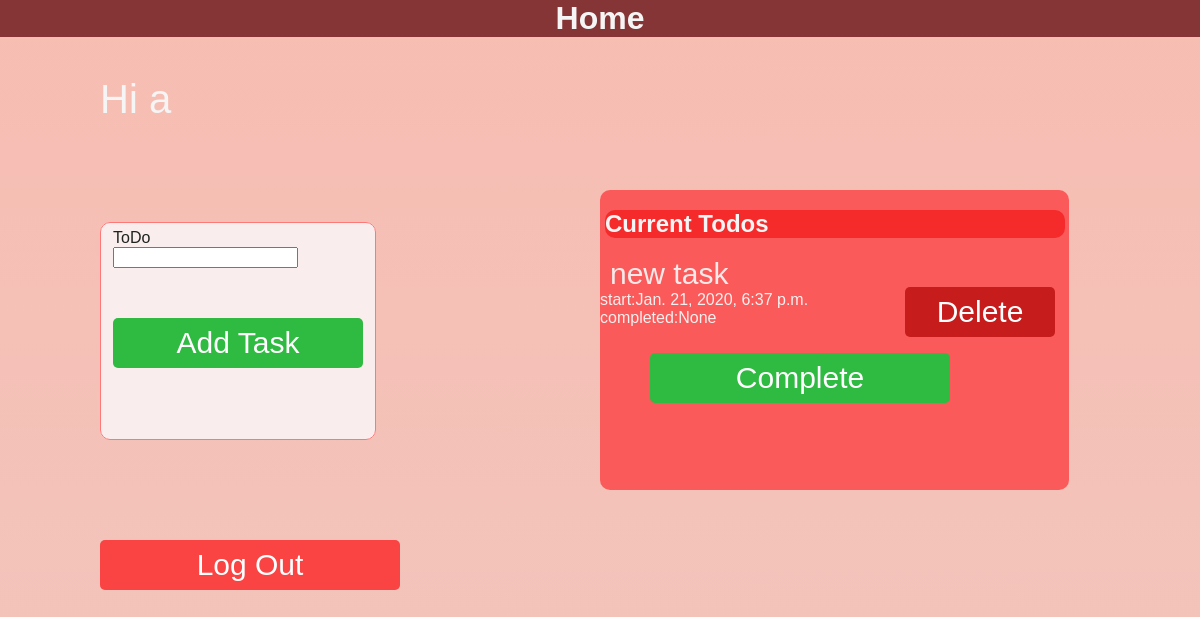
/user/home (signed in), run on the app's committed database.
### task/models.py (models this page shows, shortened)
class Task(models.Model):
	task_name=models.CharField(max_length=200)
	start_time=models.DateTimeField(null=True,blank=True)
	completed=models.BooleanField(blank=False,null=True)
	completed_time=models.DateTimeField(null=True,blank=False)
	users=models.ForeignKey(User,null=True,blank=True,on_delete=models.CASCADE)
	profile=models.ForeignKey(UserProfile,on_delete=models.CASCADE,null=True,blank=True)

### task/views.py (the view)
# urls.py: path('home',task.views.index,name='home'),
def index(request):
	task_obj=Task.objects.filter(users=request.user)
	form=TaskForms()
	context={
		'task_index':task_obj,
		'forms':form,
	}
	return render(request,'user/home.html',context)

### task/forms.py
class TaskForms(forms.ModelForm):
	class Meta:
		model=Task
		fields=('task_name','start_time',)
		exclude=('completed','completed_time',)

### user/templates/user/home.html (shortened to what this page needs)
{% load static %}
<link rel='stylesheet' type='text/css' href="{% static 'user/home.css' %}">
<h1>Home</h1>
<p class="username">Hi {{user.username}}</p>
<fieldset>
<form class='taskcreate' action="{% url 'task:create' user.username%}" method='post'>
	<label for='task'>ToDo</label>
	<div class="form_body">
		{{forms.task_name}}
	</div>
	<button class='add'type='submit'>Add Task</button>
</form>
</fieldset>
<div class="todo-list">
{% if task_index %}
<h2>Current Todos</h2>
{% for t in task_index %}
<div class="taskname">{{t.task_name}}</div>
<div class="tasktime">start:{{t.start_time}}</div>
<div class="completed_time">completed:{{t.completed_time}}</div>
<form class='taskdelete' action="{% url 'task:delete' t.id user.username %}" method="post">
	<button class='delete'>Delete</button>
</form>
<form class='taskcomplete' action="{% url 'task:complete' t.id user.username %}" method="post">
	<button class='complete'>Complete</button>
</form>
{% endfor %}
{% else %}
<div class="no-task">
	<p>Your tasks will be displayed here!</p>
</div>
{% endif %}
</div>
<form class='logout' action="{% url 'user:logo' %}" method='post'>
	<button class='logoutb' type="submit">Log Out</button>
</form>

### user/static/user/home.css (style rules this page uses)
h1 { color:whitesmoke; font-family:sans-serif; font:Source-Sans-Pro; text-align:center; background:#853535; margin:0; }
button { background-color:#2fba41; color:white; border:none; height:50px; width:300px; margin-left:50px; border-radius:5px; font-size: 30px; font-family:sans-serif; font:Source-Sans-Pro; }
.add { margin-left:0px; margin-top:50px; width:250px; }
.username { color:whitesmoke; font-size:40px; font-family:sans-serif; font:Source-Sans-Pro; margin-left:100px; }
button.delete { background-color:#c71c1c; margin-left:315px; margin-top:-40px; font-family:sans-serif; font:Source-Sans-Pro; width:150px; }
h2 { color:whitesmoke; }
.logoutb { margin-left:100px; margin-top:0px; background-color:#fa4343; font-family:sans-serif; font:Source-Sans-Pro; z-index:700; }
.taskname { color:#f7e9e9; font-size: 30px; font-family:sans-serif; font:Source-Sans-Pro; margin-left: 10px; }
.taskdelete { line-spacing: 25px; margin-left:-10px; }
label { color:#1f2421; }
fieldset { background-color: #faeded; width:50px; margin-left:100px; margin-top:100px; height:200px; width:50px; border: 1px solid #ff7878; z-index:300; font-family:sans-serif; font:Source-Sans-Pro; border-radius:10px; }
.todo-list { margin-left:600px; margin-top:-250px; background-color:#fa5a5a; font-family:sans-serif; font:Source-Sans-Pro; width:469px; height:300px; border-radius: 10px; position:fixed; color:#f5f0f0; overflow-y:scroll; }
h2 { background:#f52a2a; z-index:500; border-radius: 10px; margin-left:5px; width:460px; }
.logout { margin-left:0px; margin-top:100px; position:sticky; z-index:60; height:90px; background-color: none; }

### data on the page
Task: task_name "new task", start_time "Jan. 21, 2020, 6:37 p.m.", completed_time "None"

### other printed values
{{ user.username }} "a"
